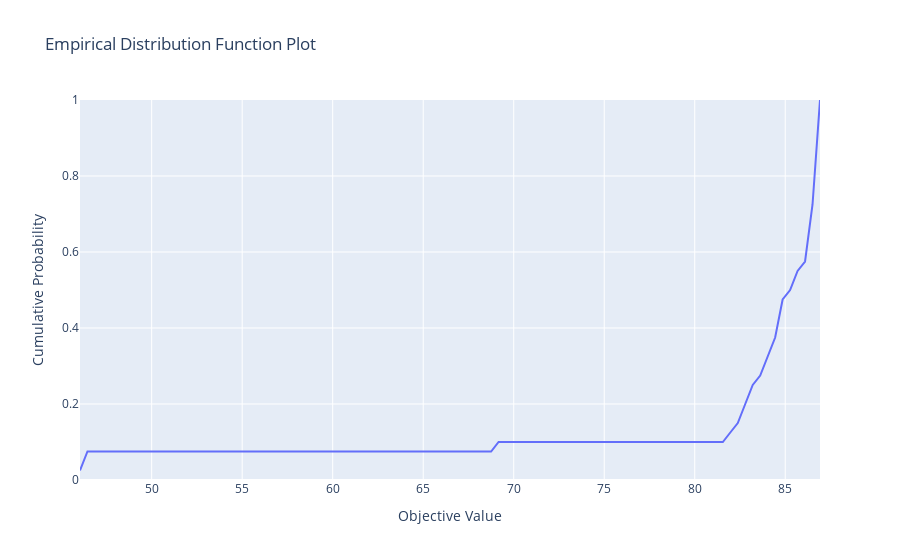

Notebook code for this chart:
### Code cell
visualization.plot_edf(study)
